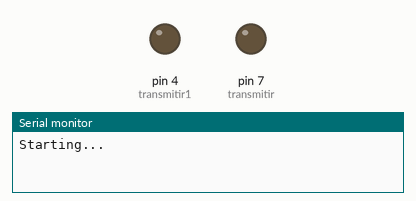
This sketch was run on a simulated Arduino Uno, built with avr-gcc and run on an emulated ATmega328P. Parts: output pins drawn as LEDs (lit = HIGH), the last lines printed to the serial monitor. No radio packets arrive unless stated.

Above: at 3.8 s.
At 9.06 s:
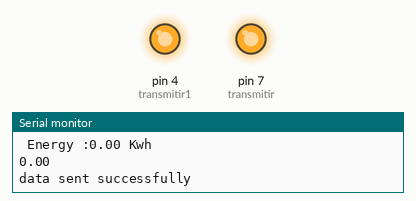
Timing chart, 0 to 10.0 s (numbered marks = the images above):
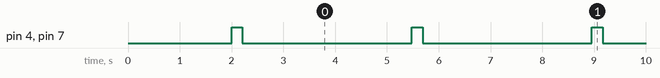

The sketch:

main.ino
```cpp
#include<SoftwareSerial.h>
#include<math.h>
#include <stdio.h>
#include <stdlib.h>
#include <string.h>

#include <SPI.h>
#include <RH_RF95.h>


RH_RF95 rf95;

#define pinTX 5
#define pinRX 3
//MAX485 control pin
#define transmitir  7   //pin2 is used by lora chip
#define transmitir1 4


SoftwareSerial RS485(pinRX, pinTX);
uint8_t data[9];
static byte energy[] = {0x01,0x04,0x01,0x56,0x00,0x02,0x90,0x27};

void setup() {
  // put your setup code here, to run once:
    RS485.begin(9600);
    Serial.begin(9600);
    Serial.println("Starting...");
    pinMode(transmitir, OUTPUT);
    pinMode(transmitir1, OUTPUT);
    if (!rf95.init())
      Serial.println("init failed");
    rf95.setFrequency(868.0);
    delay(2000);
}

void loop() {
  // put your main code here, to run repeatedly:
  enable_transmission();
  for(int i=0;i<8;i++){
    RS485.write(energy[i]);
  }
  disable_transmission();
  delay(2000);
     while (RS485.available()){
      RS485.readBytes(data, 9);
     }
    char buf3[9];
    char buf4[9];
    char buf5[9];
    char buf6[9];
    char mantissa[25];
    binaire(data[3],buf3);
    decale(buf3);
    binaire(data[4],buf4);
    decale(buf4);
    binaire(data[5],buf5);
    decale(buf5);
    binaire(data[6],buf6);
    decale(buf6);
    strcpy(mantissa ,buf4);
    strcat(mantissa ,buf5);
    strcat(mantissa ,buf6);
    exponent(buf4[0],buf3);
   int d = pow(2,7)*(buf3[0]-48)+ pow(2,6)*(buf3[1]-48)+pow(2,5)*(buf3[2]-48)+pow(2,4)*(buf3[3]-48) +pow(2,3)*(buf3[4]-48) +pow(2,2)*(buf3[5]-48)+pow(2,1)*(buf3[6]-48)+pow(2,0)*(buf3[7]-48)-127;
   float E = pow(2,d)+pow(2,d-1)*(mantissa[1]-48)+pow(2,d-2)*(mantissa[2]-48)+pow(2,d-3)*(mantissa[3]-48)+pow(2,d-4)*(mantissa[4]-48)+pow(2,d-5)*(mantissa[5]-48)+pow(2,d-6)*(mantissa[6]-48)+pow(2,d-7)*(mantissa[7]-48)+pow(2,d-8)*(mantissa[8]-48)+pow(2,d-9)*(mantissa[9]-48)+pow(2,d-10)*(mantissa[10]-48)+pow(2,d-11)*(mantissa[11]-48)+pow(2,d-12)*(mantissa[12]-48)+pow(2,d-13)*(mantissa[13]-48)+pow(2,d-14)*(mantissa[14]-48)+pow(2,d-15)*(mantissa[15]-48) +pow(2,d-16)*(mantissa[16]-48) +pow(2,d-17)*(mantissa[17]-48)+pow(2,d-18)*(mantissa[18]-48)+pow(2,d-19)*(mantissa[19]-48)+pow(2,d-20)*(mantissa[20]-48) +pow(2,d-21)*(mantissa[21]-48) +pow(2,d-22)*(mantissa[22]-48)+pow(2,d-23)*(mantissa[23]-48);
   Serial.print(" Energy :");
   Serial.print(E);
   Serial.println(" Kwh\n");

   //send data via lora
   String sent_data = String(E);
  Serial.println(E);
  int dataLength = sent_data.length(); dataLength++;
  uint8_t total[dataLength]; //variable for data to send
  sent_data.toCharArray(total, dataLength); //change type data from string ke uint8_t
  //Serial.println(data);
  if(rf95.send(total, dataLength)){
  //if(rf95.send(sent_data, dataLength)){
    Serial.println("data sent successfully"); //send data
  }
  rf95.waitPacketSent();
  delay(1000);

}


void enable_transmission(){
     digitalWrite(transmitir, HIGH);  //Enable max485 transmission
     digitalWrite(transmitir1, HIGH);  //Enable max485 transmission
     delay(200);
 }
 void disable_transmission(){
     digitalWrite(transmitir,LOW);    //Disable max485 transmission mode
     digitalWrite(transmitir1,LOW);    //Disable max485 transmission mode
     delay(200);

 }

 //////////function decimal to binary/////////////
char* binaire(int n, char* buffer)
{
  char* buf = buffer; int rem ;
  do
  {
    rem = n%2;
    n /= 2;
    if (rem>9) rem+=7;
   *buf = 48+(char)rem;

    buf++;

  } while (n>0);

  *buf='\0';
  strrev(buffer);
  return buffer;
}

///////////function exponent/////////////////
char* exponent (char n,char* buffer){

  char* buf = buffer;
  buf[0]=buf[1];
  buf[1]=buf[2];
  buf[2]=buf[3];
  buf[3]=buf[4];
  buf[4]=buf[5];
  buf[5]=buf[6];
  buf[6]=buf[7];
  buf[7]=n;
  buf[8]='\0';
  return buffer;
  }

//////////function decal//////////////////
char* decale(char* buffer)
{
  size_t a = strlen(buffer);
  char buf[9];
  for(int i=0; i<8-a ;i++) {
  buf[i]= '0';
  }
  buf[8-a]='\0';
  strcat(buf,buffer);
  strcpy(buffer,buf);

  return buffer;
  }
```

Measured:
- by itself, pin 4 (transmitir1), pin 7 (transmitir): alternates HIGH for 0.21 s and LOW for 3.3 s
